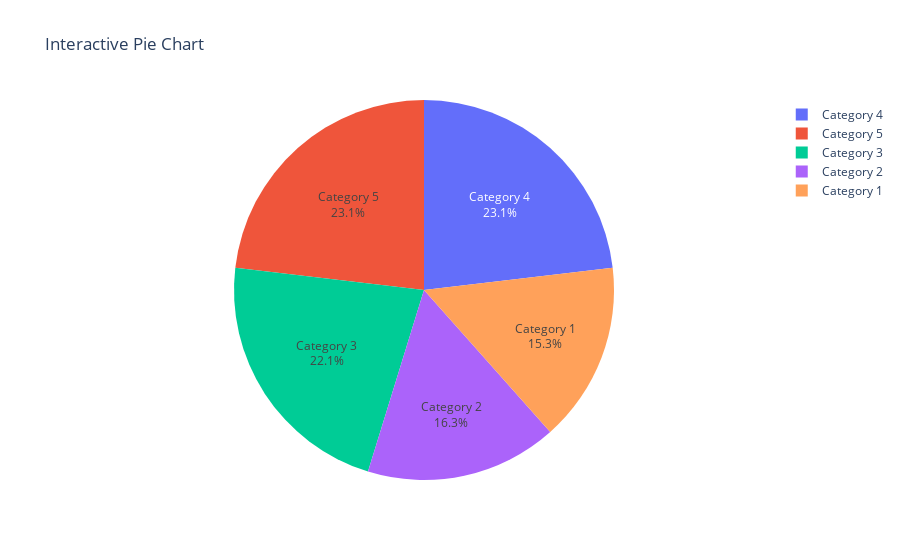

Notebook code for this chart:
### Markdown cell above
21.Using Plotly, create an interactive pie chart of randomly generated data, add labels and percentages, set 
the title as 'Interactive Pie Chart'

### Code cell
import plotly.graph_objects as go
import numpy as np

np.random.seed(0) 
labels = [f'Category {i}' for i in range(1, 6)]
values = np.random.randint(1, 100, size=len(labels))

fig = go.Figure(data=[go.Pie(labels=labels, values=values, textinfo='label+percent', 
                             insidetextorientation='auto')])
fig.update_layout(title_text='Interactive Pie Chart')
fig.show()

### Figure 1 — Plotly figure (JSON) as saved in the notebook; plotly's stock layout.template omitted (floating-point values rounded to 4 significant figures)
{"data": [{"insidetextorientation": "auto", "labels": ["Category 1", "Category 2", "Category 3", "Category 4", "Category 5"], "textinfo": "label+percent", "type": "pie", "values": [45, 48, 65, 68, 68]}], "layout": {"autosize": true, "title": {"text": "Interactive Pie Chart"}}}
